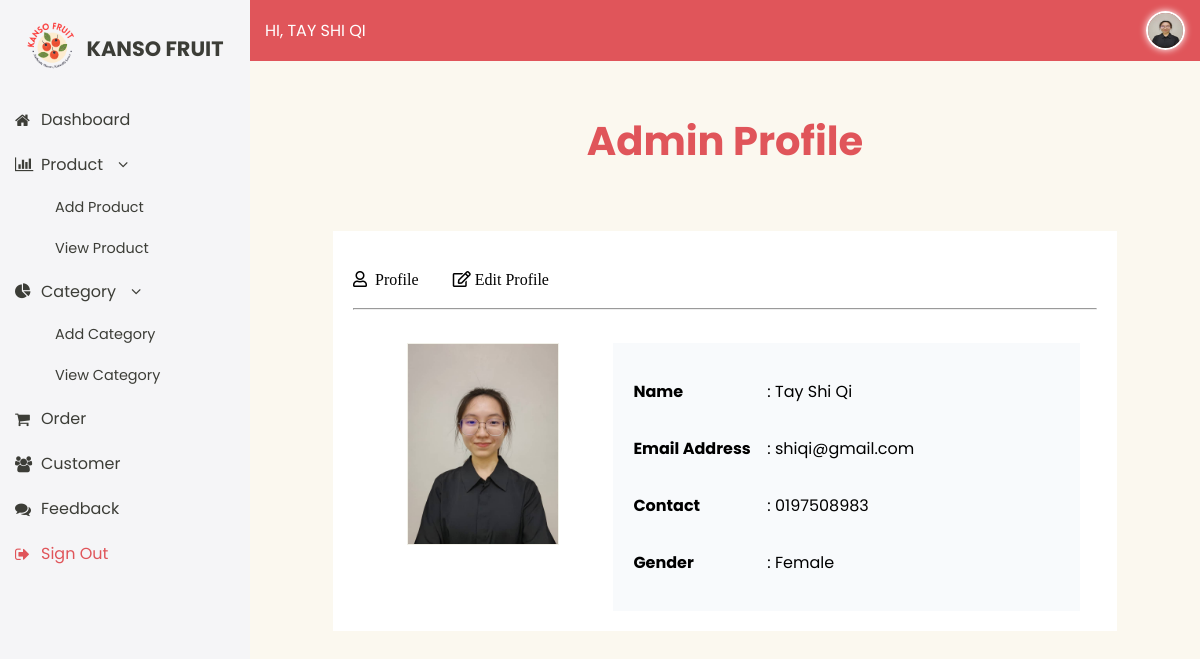
/admin_profile.php (signed in), run on the app's committed database.
### tables this page shows
CREATE TABLE `admintbl` (
  `admin_id` int(11) NOT NULL,
  `admin_name` varchar(200) NOT NULL,
  `admin_email` varchar(100) NOT NULL,
  `admin_password` char(35) NOT NULL,
  `admin_contact` char(15) NOT NULL,
  `admin_gender` char(7) NOT NULL,
  `admin_image` varchar(150) NOT NULL
);

### admin_profile.php (the view, shortened to what this page needs)
<?php
include "config.php";
$sess_aid = $_SESSION["sess_aid"];
$get_admin = mysqli_query($conn, "select * from admintbl where admin_id=$sess_aid");
$admin_rec = mysqli_fetch_assoc($get_admin );
?>
<!DOCTYPE HTML>
<html>
	<head>
		<link rel="stylesheet" href="css/admin_design.css" />
		<link href="https://cdnjs.cloudflare.com/ajax/libs/font-awesome/5.15.4/css/all.min.css" rel="stylesheet">
		<link rel="stylesheet" href="https://cdnjs.cloudflare.com/ajax/libs/font-awesome/4.7.0/css/font-awesome.min.css">
	</head>
	<body>
	<div id="body">
		<div id="leftnav">
			<div id="logo">
				<div class="one">
					<a href="index.html"><img src="images/logo.png" title="Kanso Fruits" alt="Kanso Fruits Logo" /></a>
				</div>
				<div class="two">
					<a href="index.html">Kanso Fruit</a>
				</div>
			</div>
			<div id="sidenav">
				<p><a href="admin_dashboard.php"><i class="fa fa-home"></i>Dashboard</a></p>
				<p class="three"><i class="fa fa-bar-chart"></i>Product<i class="fa fa-angle-down"></i></p>
					<p class="angle"><a href="add_product.php">Add Product</a></p>
					<p class="angle"><a href="view_product.php">View Product</a></p>
				<p class="three"><i class="fa fa-pie-chart"></i>Category<i class="fa fa-angle-down"></i></p>
					<p class="angle"><a href="add_category.php">Add Category</a></p>
					<p class="angle"><a href="view_category.php">View Category</a></p>
				<p><a href="view_order.php"><i class="fa fa-shopping-cart"></i>Order</a></p>
				<p><a href="view_customer.php"><i class="fa fa-users"></i>Customer</a></p>
				<p><a href="view_feedback.php"><i class="fa fa-comments"></i>Feedback</a></p>
				<p style="color:#e0555a;"><a href="admin_logout.php"><i class="fa fa-sign-out"></i>Sign Out</a></p>
			</div>
		</div>
		<div id="rightnav">
			<div id="top">
				<div class="halo">
					<p>Hi, <?php echo $admin_rec['admin_name']; ?></p>
				</div>
				<div class="profile">
					<a href="admin_profile.php">
						<?php
							if ($admin_rec["admin_image"] == "")
							{
								$filename = "admin_image/profile.png";
							}
							else
							{
								$filename = "admin_image/".$admin_rec["admin_image"];
							}
							echo "<img src='".$filename."'>";
						?>
					</a>
				</div>
			</div>
			<div id="down">
				<h3 style="color:#e0555a; text-align:center; font-size:2.5em;">Admin Profile</h3>
				<div class="adminprofilebox">
				<p class="adacc">
					<a href="admin_profile.php" class="icon fas fa-user">&nbsp;&nbsp;Profile</a>
					<a href="edit_admin_profile.php?edit_pk=$sess_aid" class="icon fas fa-pencil-square-o ">&nbsp;Edit Profile</a>
				</p>
				<hr><br>
				<?php
					if ($admin_rec["admin_image"] == "")
					{
						$filename = "admin_image/default.webp";
					}
					else
					{
						$filename = "admin_image/".$admin_rec["admin_image"];
					}
					echo "<div class='adprofpic'>";
						echo "<img src='".$filename."'>";
					echo "</div>";
					echo "<div class='adprofdetail'>";
						echo"<label>Name </label><p>:&nbsp;".$admin_rec["admin_name"]."</p>";
						echo"<label>Email Address </label><p>:&nbsp;".$admin_rec["admin_email"]."</p>";
						echo"<label>Contact </label><p>:&nbsp;";
								if ($admin_rec["admin_contact"] == '' )
								{
									echo "Not Provided";
								}
								else
								{
									echo $admin_rec["admin_contact"];
								}
						echo "</p>";
						echo "<label>Gender </label><p>:&nbsp;";
								if ($admin_rec["admin_gender"] == '' )
								{
									echo "Not Specified";
								}
								else
								{
									echo $admin_rec["admin_gender"];
								}
						echo "</p>";
					echo "</div>";
				?>
				</div>
			</div>
		</div>
	</div>
	</body>
</html>

### css/admin_design.css (style rules this page uses)
body { margin:0; padding:0; font-family:'Poppins', sans-serif; background-color:#F5F5F7; }
a { text-decoration:none; color:inherit; }
#body { display:flex; height:100vh; }
#leftnav { width:250px; background-color:#F5F5F7; color:#3C3D37; display:flex; flex-direction:column; }
#logo { display:flex; align-items:center; justify-content:center; padding:20px; text-align:center; }
#logo .one img { width:50px; height:50px; margin-right:10px; }
#logo .two a { font-size:1.3em; font-weight:bold; color:#3C3D37; text-transform:uppercase; }
#sidenav a { display:flex; align-items:center; padding:10px 15px; cursor:pointer; }
#sidenav p.three { margin:10px 0px; }
#sidenav p.three i { margin:0px 16px 0px 15px; }
#sidenav p i { margin-right:16px; width:10px; }
#sidenav p { margin:0; font-size:1em; }
#sidenav p.angle { font-size:0.9em; margin-left:40px; }
#rightnav { flex:1; display:flex; flex-direction:column; }
#top { display:flex; background-color:#e0555a; padding:2px 15px; justify-content:space-between; align-items:center; color:#fff; }
#top .halo { font-size:16px; text-transform:uppercase; }
#top .profile img { width:35px; height:35px; border-radius:100%; border:2px solid white; box-shadow:0px 0px 7px white; margin-top:7px; }
#down { flex:1; padding:10px; background-color:white; overflow-y:auto; }
.adminprofilebox { background-color:#fff; padding:20px; width:80%; margin:60px auto; }
.adprofpic img { width:150px; height:200px; border:1px solid #F1F0E8; }
.adprofpic { display:inline-block; vertical-align:top; width:35%; text-align:center; }
.adprofdetail { display:inline-block; vertical-align:top; width:60%; background-color:#F8FAFC; padding:20px 0px 20px 20px; }
.adprofdetail label { width:30%; display:inline-block; font-weight:bold; }
.adprofdetail p { width:60%; display:inline-block; }
p.adacc a { text-decoration:none; font-weight:normal; }

### admin_profile.php (style rules this page uses)
#down { background-color:#FBF8EF; }

### data on the page
admintbl: admin_name "TAY SHI QI", admin_image (picture), admin_name "Tay Shi Qi", admin_email "shiqi@gmail.com", admin_contact "0197508983", admin_gender "Female"
